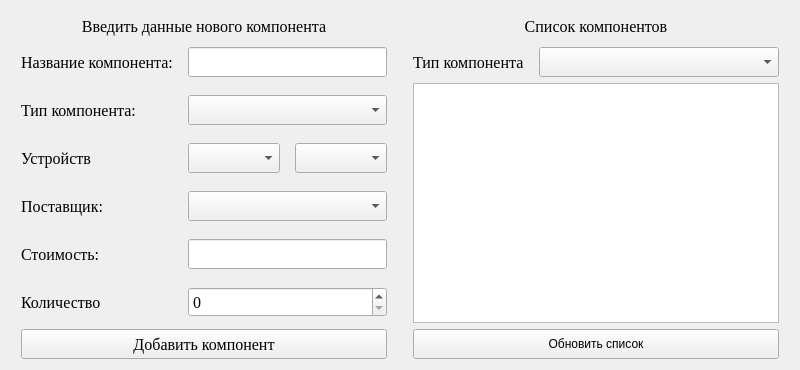
<?xml version="1.0" encoding="UTF-8"?>
<ui version="4.0">
 <class>Add_component</class>
 <widget class="QWidget" name="Add_component">
  <property name="geometry">
   <rect>
    <x>0</x>
    <y>0</y>
    <width>800</width>
    <height>370</height>
   </rect>
  </property>
  <property name="minimumSize">
   <size>
    <width>800</width>
    <height>370</height>
   </size>
  </property>
  <property name="windowTitle">
   <string>Form</string>
  </property>
  <layout class="QHBoxLayout" name="horizontalLayout">
   <item>
    <layout class="QVBoxLayout" name="verticalLayout_2">
     <property name="leftMargin">
      <number>10</number>
     </property>
     <property name="rightMargin">
      <number>10</number>
     </property>
     <item>
      <widget class="QLabel" name="label_5">
       <property name="minimumSize">
        <size>
         <width>0</width>
         <height>30</height>
        </size>
       </property>
       <property name="maximumSize">
        <size>
         <width>16777215</width>
         <height>30</height>
        </size>
       </property>
       <property name="font">
        <font>
         <family>Times New Roman</family>
         <pointsize>12</pointsize>
        </font>
       </property>
       <property name="text">
        <string>Введить данные нового компонента</string>
       </property>
       <property name="alignment">
        <set>Qt::AlignCenter</set>
       </property>
      </widget>
     </item>
     <item>
      <layout class="QFormLayout" name="formLayout">
       <property name="horizontalSpacing">
        <number>15</number>
       </property>
       <property name="verticalSpacing">
        <number>18</number>
       </property>
       <item row="0" column="0">
        <widget class="QLabel" name="label">
         <property name="minimumSize">
          <size>
           <width>0</width>
           <height>30</height>
          </size>
         </property>
         <property name="font">
          <font>
           <family>Times New Roman</family>
           <pointsize>12</pointsize>
          </font>
         </property>
         <property name="text">
          <string>Название компонента:</string>
         </property>
        </widget>
       </item>
       <item row="0" column="1">
        <widget class="QLineEdit" name="component_name">
         <property name="minimumSize">
          <size>
           <width>0</width>
           <height>30</height>
          </size>
         </property>
         <property name="font">
          <font>
           <family>Times New Roman</family>
           <pointsize>12</pointsize>
          </font>
         </property>
        </widget>
       </item>
       <item row="1" column="0">
        <widget class="QLabel" name="label_3">
         <property name="minimumSize">
          <size>
           <width>0</width>
           <height>30</height>
          </size>
         </property>
         <property name="font">
          <font>
           <family>Times New Roman</family>
           <pointsize>12</pointsize>
          </font>
         </property>
         <property name="text">
          <string>Тип компонента:</string>
         </property>
        </widget>
       </item>
       <item row="1" column="1">
        <widget class="QComboBox" name="component_type">
         <property name="minimumSize">
          <size>
           <width>0</width>
           <height>30</height>
          </size>
         </property>
         <property name="font">
          <font>
           <family>Times New Roman</family>
           <pointsize>12</pointsize>
          </font>
         </property>
        </widget>
       </item>
       <item row="2" column="0">
        <widget class="QLabel" name="label_device">
         <property name="minimumSize">
          <size>
           <width>70</width>
           <height>30</height>
          </size>
         </property>
         <property name="maximumSize">
          <size>
           <width>70</width>
           <height>30</height>
          </size>
         </property>
         <property name="font">
          <font>
           <family>Times New Roman</family>
           <pointsize>12</pointsize>
          </font>
         </property>
         <property name="text">
          <string>Устройство:</string>
         </property>
        </widget>
       </item>
       <item row="2" column="1">
        <layout class="QHBoxLayout" name="horizontalLayout_4">
         <property name="spacing">
          <number>15</number>
         </property>
         <item>
          <widget class="QComboBox" name="device_company">
           <property name="minimumSize">
            <size>
             <width>0</width>
             <height>30</height>
            </size>
           </property>
           <property name="maximumSize">
            <size>
             <width>16777215</width>
             <height>30</height>
            </size>
           </property>
           <property name="font">
            <font>
             <family>Times New Roman</family>
             <pointsize>12</pointsize>
            </font>
           </property>
          </widget>
         </item>
         <item>
          <widget class="QComboBox" name="device_name">
           <property name="minimumSize">
            <size>
             <width>0</width>
             <height>30</height>
            </size>
           </property>
           <property name="maximumSize">
            <size>
             <width>16777215</width>
             <height>30</height>
            </size>
           </property>
           <property name="font">
            <font>
             <family>Times New Roman</family>
             <pointsize>12</pointsize>
            </font>
           </property>
          </widget>
         </item>
        </layout>
       </item>
       <item row="3" column="0">
        <widget class="QLabel" name="label_2">
         <property name="minimumSize">
          <size>
           <width>0</width>
           <height>30</height>
          </size>
         </property>
         <property name="font">
          <font>
           <family>Times New Roman</family>
           <pointsize>12</pointsize>
          </font>
         </property>
         <property name="text">
          <string>Поставщик:</string>
         </property>
        </widget>
       </item>
       <item row="3" column="1">
        <widget class="QComboBox" name="component_supplier">
         <property name="minimumSize">
          <size>
           <width>0</width>
           <height>30</height>
          </size>
         </property>
         <property name="font">
          <font>
           <family>Times New Roman</family>
           <pointsize>12</pointsize>
          </font>
         </property>
        </widget>
       </item>
       <item row="4" column="0">
        <widget class="QLabel" name="label_4">
         <property name="minimumSize">
          <size>
           <width>0</width>
           <height>30</height>
          </size>
         </property>
         <property name="font">
          <font>
           <family>Times New Roman</family>
           <pointsize>12</pointsize>
          </font>
         </property>
         <property name="text">
          <string>Стоимость:</string>
         </property>
        </widget>
       </item>
       <item row="4" column="1">
        <widget class="QLineEdit" name="component_cost">
         <property name="minimumSize">
          <size>
           <width>0</width>
           <height>30</height>
          </size>
         </property>
         <property name="font">
          <font>
           <family>Times New Roman</family>
           <pointsize>12</pointsize>
          </font>
         </property>
        </widget>
       </item>
       <item row="5" column="0">
        <widget class="QLabel" name="label_8">
         <property name="minimumSize">
          <size>
           <width>0</width>
           <height>30</height>
          </size>
         </property>
         <property name="maximumSize">
          <size>
           <width>16777215</width>
           <height>30</height>
          </size>
         </property>
         <property name="font">
          <font>
           <family>Times New Roman</family>
           <pointsize>12</pointsize>
          </font>
         </property>
         <property name="text">
          <string>Количество</string>
         </property>
        </widget>
       </item>
       <item row="5" column="1">
        <widget class="QSpinBox" name="component_quantity">
         <property name="minimumSize">
          <size>
           <width>0</width>
           <height>30</height>
          </size>
         </property>
         <property name="maximumSize">
          <size>
           <width>16777215</width>
           <height>30</height>
          </size>
         </property>
         <property name="font">
          <font>
           <family>Times New Roman</family>
           <pointsize>12</pointsize>
          </font>
         </property>
        </widget>
       </item>
      </layout>
     </item>
     <item>
      <widget class="QPushButton" name="add_component">
       <property name="minimumSize">
        <size>
         <width>0</width>
         <height>30</height>
        </size>
       </property>
       <property name="font">
        <font>
         <family>Times New Roman</family>
         <pointsize>12</pointsize>
        </font>
       </property>
       <property name="text">
        <string>Добавить компонент</string>
       </property>
      </widget>
     </item>
    </layout>
   </item>
   <item>
    <layout class="QVBoxLayout" name="verticalLayout">
     <property name="leftMargin">
      <number>10</number>
     </property>
     <property name="rightMargin">
      <number>10</number>
     </property>
     <item>
      <widget class="QLabel" name="label_6">
       <property name="minimumSize">
        <size>
         <width>0</width>
         <height>30</height>
        </size>
       </property>
       <property name="font">
        <font>
         <family>Times New Roman</family>
         <pointsize>12</pointsize>
        </font>
       </property>
       <property name="text">
        <string>Список компонентов</string>
       </property>
       <property name="alignment">
        <set>Qt::AlignCenter</set>
       </property>
      </widget>
     </item>
     <item>
      <layout class="QHBoxLayout" name="horizontalLayout_2">
       <item>
        <widget class="QLabel" name="label_7">
         <property name="minimumSize">
          <size>
           <width>0</width>
           <height>30</height>
          </size>
         </property>
         <property name="maximumSize">
          <size>
           <width>120</width>
           <height>16777215</height>
          </size>
         </property>
         <property name="font">
          <font>
           <family>Times New Roman</family>
           <pointsize>12</pointsize>
          </font>
         </property>
         <property name="text">
          <string>Тип компонента</string>
         </property>
        </widget>
       </item>
       <item>
        <widget class="QComboBox" name="list_component_type">
         <property name="minimumSize">
          <size>
           <width>0</width>
           <height>30</height>
          </size>
         </property>
         <property name="font">
          <font>
           <family>Times New Roman</family>
           <pointsize>12</pointsize>
          </font>
         </property>
        </widget>
       </item>
      </layout>
     </item>
     <item>
      <widget class="QListWidget" name="list_components"/>
     </item>
     <item>
      <widget class="QPushButton" name="refresh_list">
       <property name="minimumSize">
        <size>
         <width>0</width>
         <height>30</height>
        </size>
       </property>
       <property name="maximumSize">
        <size>
         <width>16777215</width>
         <height>30</height>
        </size>
       </property>
       <property name="text">
        <string>Обновить список</string>
       </property>
      </widget>
     </item>
    </layout>
   </item>
  </layout>
 </widget>
 <resources/>
 <connections/>
</ui>
